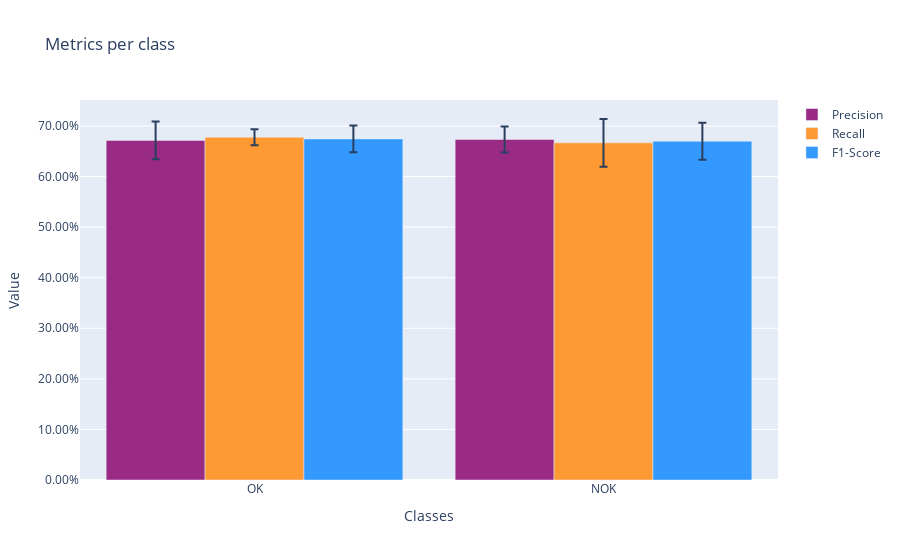

The notebook cell this image was saved under:
### Code cell
metrics_plot

### Figure 1 — Plotly figure (JSON) as saved in the notebook; plotly's stock layout.template omitted (floating-point values rounded to 4 significant figures)
{"data": [{"error_y": {"array": [0.03723, 0.02569], "type": "data", "visible": true}, "marker": {"color": "rgb(153, 43, 132)"}, "name": "Precision", "type": "bar", "x": ["OK", "NOK"], "y": [0.6715, 0.6733]}, {"error_y": {"array": [0.01571, 0.04714], "type": "data", "visible": true}, "marker": {"color": "rgb(255, 153, 51)"}, "name": "Recall", "type": "bar", "x": ["OK", "NOK"], "y": [0.6778, 0.6667]}, {"error_y": {"array": [0.02646, 0.03641], "type": "data", "visible": true}, "marker": {"color": "rgb(51, 153, 255)"}, "name": "F1-Score", "type": "bar", "x": ["OK", "NOK"], "y": [0.6744, 0.6698]}], "layout": {"bargap": 0.15, "barmode": "group", "title": {"text": "Metrics per class"}, "xaxis": {"title": {"text": "Classes"}}, "yaxis": {"tickformat": ".2%", "title": {"text": "Value"}}}}
